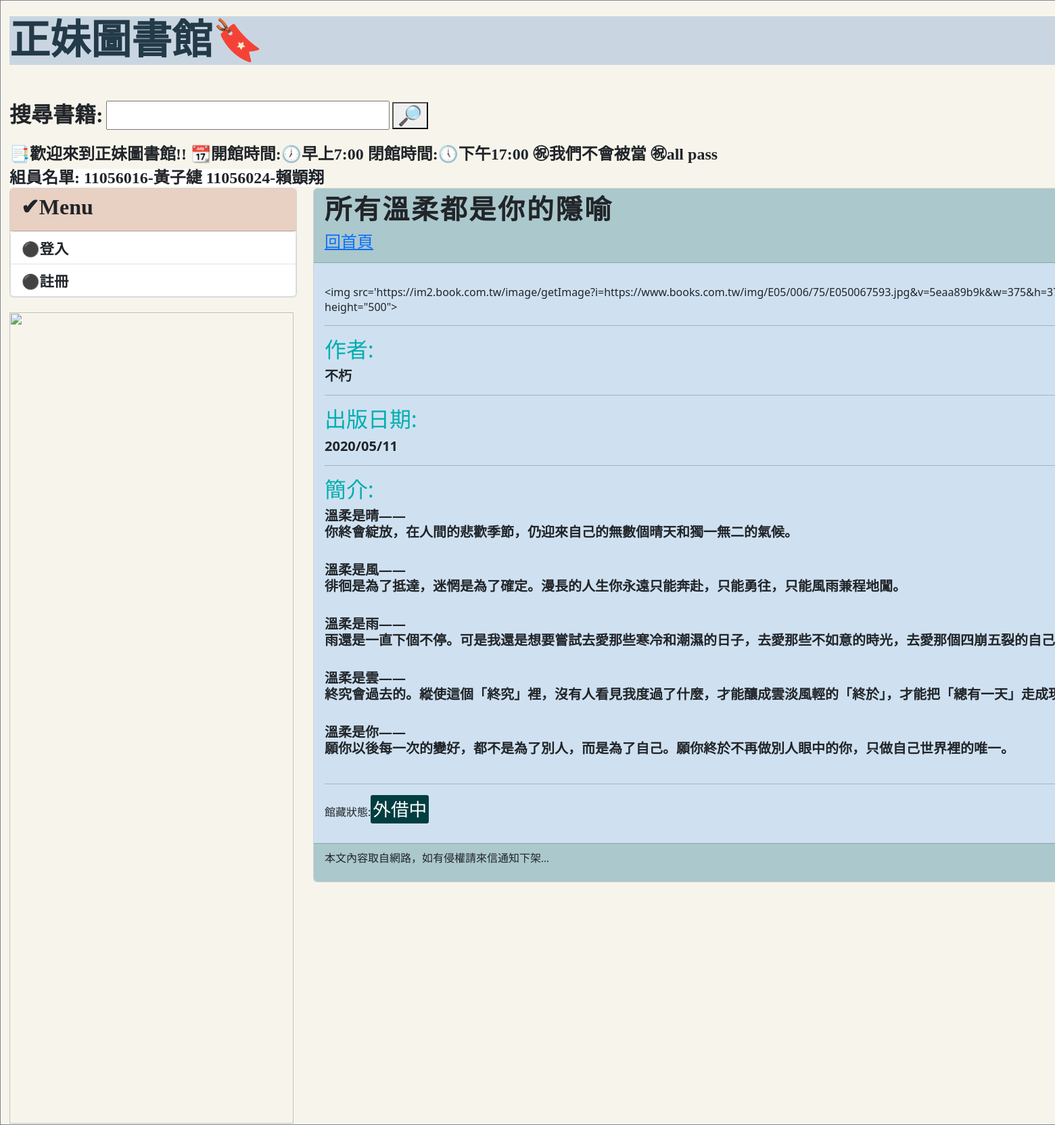
/post/kindness/, run on an earlier commit of the app's database.
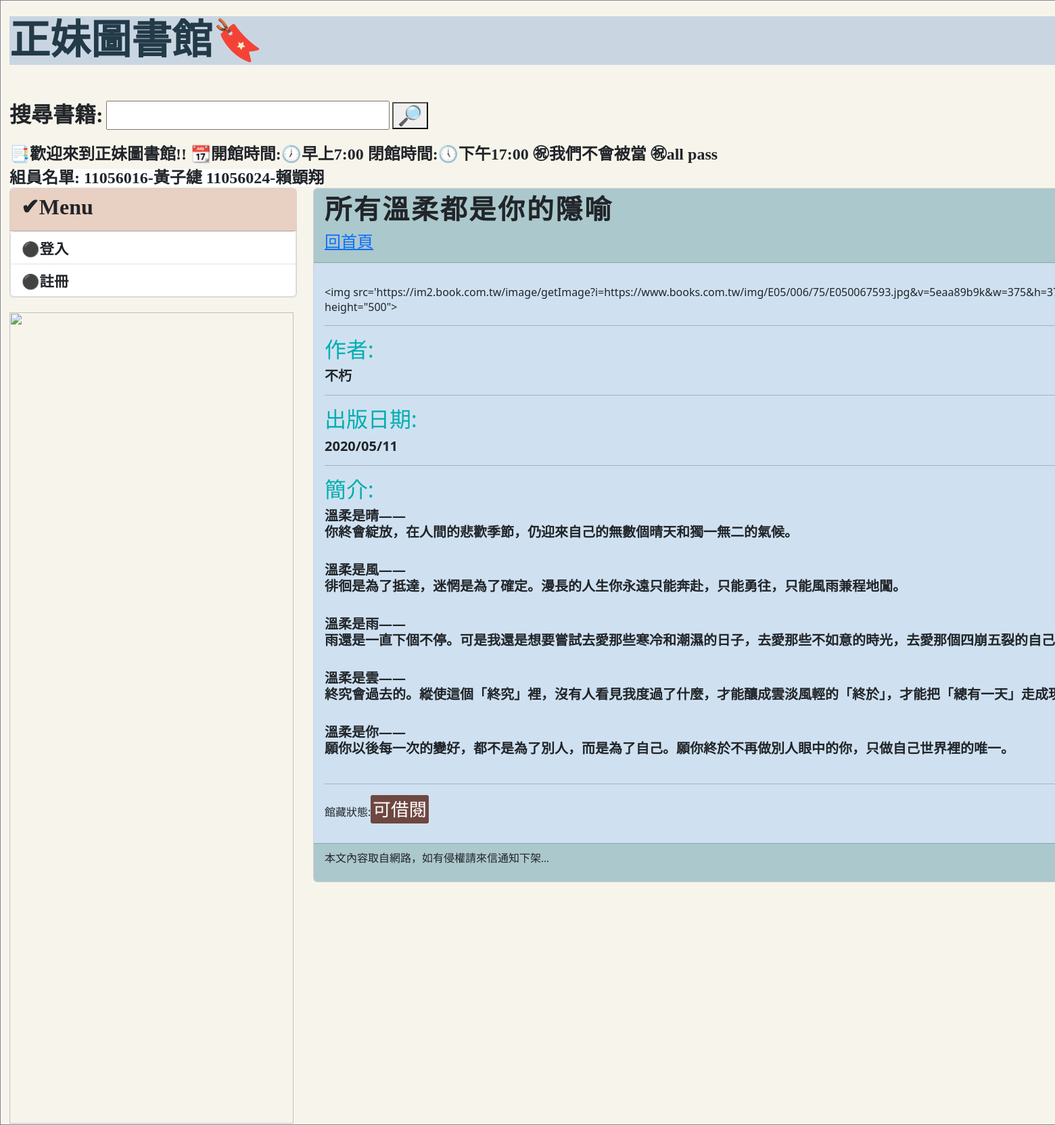
And on a later commit of the database.
### mysite/models.py (models this page shows, shortened)
class Post(models.Model):
    title = models.CharField(max_length=200)
    slug = models.CharField(max_length=200)
    body = models.TextField()
    pub_date = models.DateTimeField(auto_now_add=True)
    isBorrow = models.BooleanField(("外借中"),default=True)
    @property
    def formatted_is_borrow(self):
        if self.isBorrow:
            return '<span style="font-size: 20pt; color:white;background-color:#013E41;border: 1px soild white; padding: 3px; border-radius: 3px;">外借中</span>'
        else:
            return '<span style="font-size: 20pt; color:white;background-color:#6E4740;border: 1px soild white; padding: 3px; border-radius: 3px;">可借閱</span>'
    class Meta:
        ordering = ('-pub_date',)

### mysite/views.py (the view)
# urls.py: path('post/<slug:slug>/', mv.showpost, name="showpost"),#slug代表是變數(用<內容就是你在資料庫打的網址名稱>)  如果輸入post/.../就跑去那個函式
def showpost(request, slug):
	try:
		post = Post.objects.get(slug = slug)
		if post != None:
			return render(request, 'post.html', locals())
	except:
		return redirect('/')

### mysite/templatetags/markdown_extras.py (called while the page is built)
@register.filter
def convert_markdown(text):
    return markdown.markdown(text)

### templates/post.html (shortened to what this page needs)
{% extends 'base.html' %}
{% load markdown_extras %}
{% block headmessage %}
    <h3 style='font-family:微軟正黑體;font-size:30pt;letter-spacing:2pt;'><strong>{{ post.title }}</strong></h3>
    <h4><a href='/'>回首頁</a></h4>
{% endblock %}
{% block content %}
        <p style='font-family:微軟正黑體;font-size:30pt;letter-spacing:2pt;'>
            {{ post.body | convert_markdown | safe }}</a>
            館藏狀態:{{post.formatted_is_borrow|safe}}
        </p>
{% endblock %}

What changed in the data, as far as the page shows it:
changed Post "所有溫柔都是你的隱喻": isBorrow True → False (drawn); formatted_is_borrow "外借中" → "可借閱"
